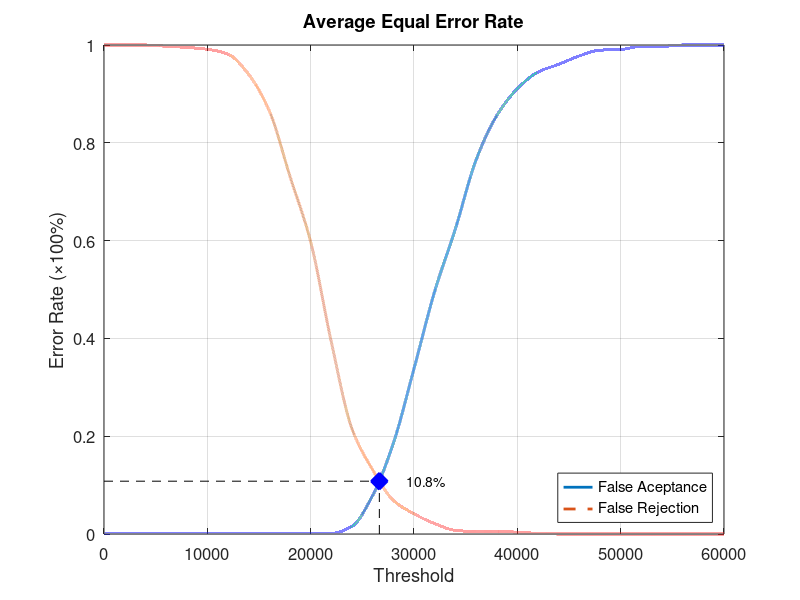
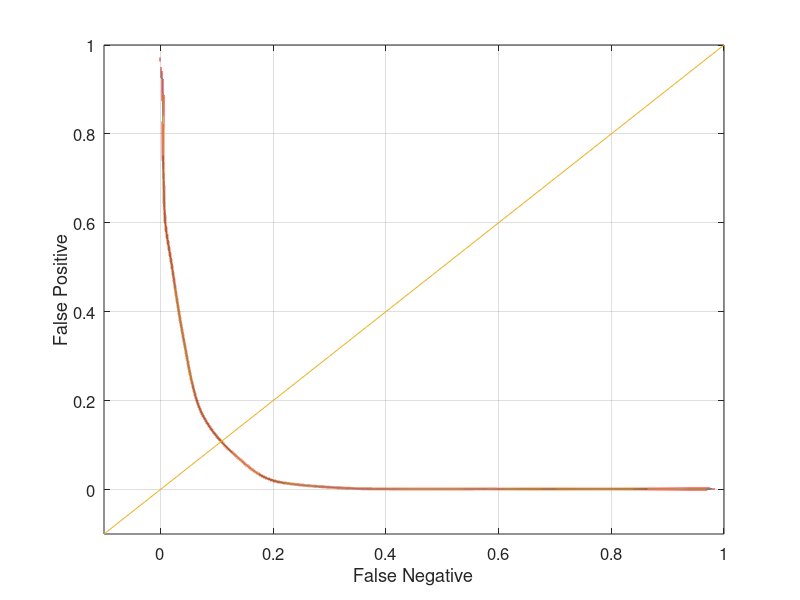

The MATLAB source for these figures, in order:
function yEER = Experiment1Average
close all;
clear;
clc;
x = 0:2000:60000;
xq = 0:0.5:60000;

y0 = [0 0.00131579 0.00131579 0.00131579 0.00131579 0.00131579 0.00131579 0.00131579 0.00131579 0.00131579 0.00131579 0.00131579 0.0157895 0.0789474 0.185526 0.338158 0.496053 0.623684 0.764474 0.855263 0.910526 0.944737 0.960526 0.977632 0.989474 0.990789 0.997368 0.997368 1 1 1];
yy0 = interp1(x, y0, xq, 'pchip');
y1 = [1 1 1 0.9975 0.995 0.99125 0.98125 0.94 0.865 0.73125 0.5975 0.3925 0.215 0.13125 0.06875 0.04125 0.02125 0.0075 0.005 0.005 0.00375 0.00125 0 0 0 0 0 0 0 0 0];
yy1 = interp1(x, y1, xq, 'pchip');

% Calculating EER: 
y2 = abs(y0 - y1);
find(y2 == min(y2))
yy2 = abs(yy0 - yy1);
xEER = find(yy2 == min(yy2));
xEERIndex = xq(xEER) % X-axis EER
yEER = yy0(xEER) % Y-axis EER

main = figure
plot(xq, yy0,'-','LineWidth', 2);	hold on
plot(xq, yy1,'--','LineWidth', 2);	hold on
plot([xEERIndex xEERIndex], [0 yEER], 'k--');	hold on
plot([0 xEERIndex], [yEER yEER], 'k--');	hold on
plot(xEERIndex, yEER, 'bx', 'LineWidth', 10);	hold on
text(xEERIndex + 10 * xEERIndex / 100, yEER, [num2str(round((10000 * yEER)) / 100) '%'])
legend('False Aceptance', 'False Rejection', 'Location', 'SouthEast')
xlabel('Threshold')
ylabel('Error Rate (\times100%)')
title('Average Equal Error Rate')
set(gca, 'FontSize', 12)
axis([0 60000 0 1])
grid on

print(main, 'Experiment1AverageMain', '-dpng');
FNRxFPR = figure('Color', [1 1 1]);
plot(yy1, yy0, '-', yy1, yy0, 'LineWidth', 2);
hold on
y = -0.1:0.1:1
plot(y, y); 
set(gca, 'FontSize', 12)
xlabel('False Negative')
ylabel('False Positive')
axis([-0.1 1 -0.1 1])
set(gca, 'FontSize', 12)
grid on

print(FNRxFPR, 'Experiment1AverageFNRxFPR','-dpng');
end
